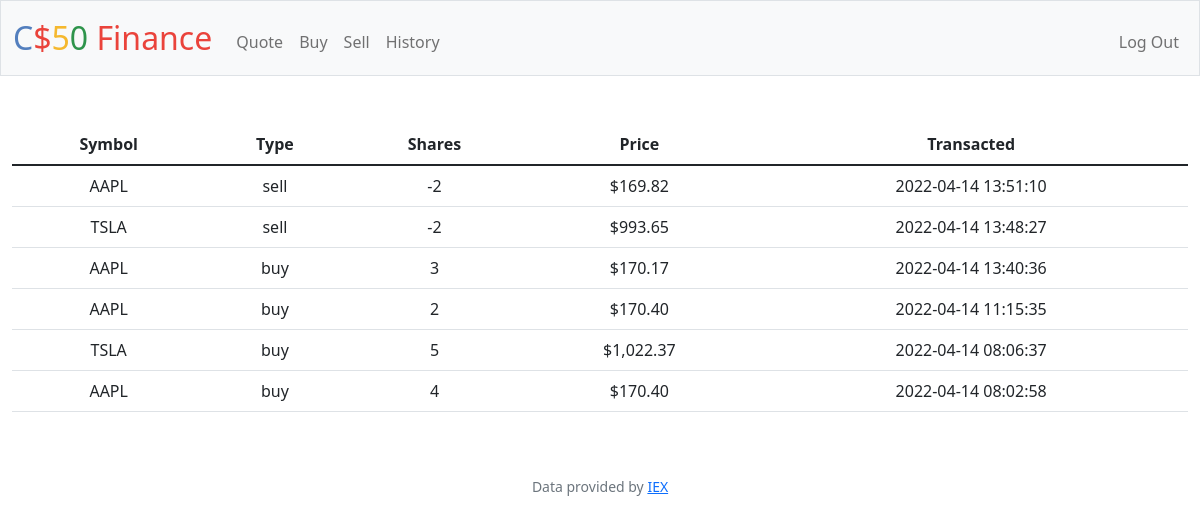
Page /history (signed in) on the earlier database version.
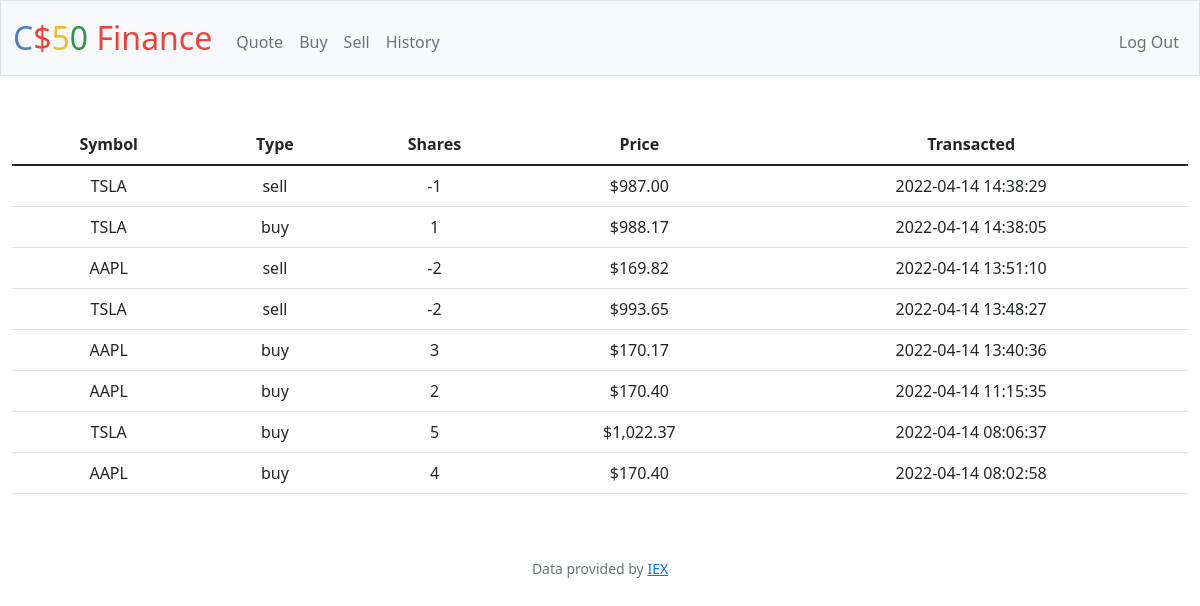
Same page on the later database version.
### tables this page shows
CREATE TABLE transactions (
    id INTEGER PRIMARY KEY AUTOINCREMENT NOT NULL,
    user_id INTEGER NOT NULL,
    stock_name TEXT NOT NULL,
    shares INTEGER NOT NULL,
    price NUMERIC NOT NULL,
    bought_or_sold TEXT NOT NULL,
    symbol TEXT NOT NULL,
    time TIMESTAMP DEFAULT CURRENT_TIMESTAMP,
    FOREIGN KEY(user_id) REFERENCES users(id)
);

### app.py (the view)
@app.route("/history")
@login_required
def history():
    user_id = session["user_id"]
    transactions = db.execute("SELECT price, shares, bought_or_sold, symbol, time FROM transactions WHERE user_id = ? ORDER BY time desc", user_id)
    return render_template("history.html", transactions=transactions, usd=usd)

### app.py (called while the page is built)
@app.after_request
def after_request(response):
    response.headers["Cache-Control"] = "no-cache, no-store, must-revalidate"
    response.headers["Expires"] = 0
    response.headers["Pragma"] = "no-cache"
    return response

### helpers.py (called while the page is built)
def login_required(f):
    @wraps(f)
    def decorated_function(*args, **kwargs):
        if session.get("user_id") is None:
            return redirect("/login")
        return f(*args, **kwargs)
    return decorated_function

def usd(value):
    return f"${value:,.2f}"

### templates/history.html (shortened to what this page needs)
{% extends "layout.html" %}
{% block main %}
    <table class="table">
        <thead>
            <tr>
                <th>Symbol</th>
                <th>Type</th>
                <th>Shares</th>
                <th>Price</th>
                <th>Transacted</th>
            </tr>
        </thead>
        <tbody>
            {% for transaction in transactions %}
            <tr>
                <td>{{ transaction["symbol"].upper() }}</td>
                <td>{{ transaction["bought_or_sold"] }}</td>
                <td>{{ transaction["shares"] }}</td>
                <td>{{ usd(transaction["price"]) }}</td>
                <td>{{ transaction["time"] }}</td>
            </tr>
            {% endfor %}
        </tbody>
    </table>
{% endblock %}

### templates/layout.html (shortened to what this page needs)
<!DOCTYPE html>
<html lang="en">
    <head>
        <link href="https://cdn.jsdelivr.net/npm/bootstrap@5.1.3/dist/css/bootstrap.min.css" rel="stylesheet">
        <link href="/static/styles.css" rel="stylesheet">
    </head>
    <body>
        <nav class="bg-light border navbar navbar-expand-md navbar-light">
            <div class="container-fluid">
                <a class="navbar-brand" href="/"><span class="blue">C</span><span class="red">$</span><span class="yellow">5</span><span class="green">0</span> <span class="red">Finance</span></a>
                <div class="collapse navbar-collapse" id="navbar">
                    {% if session["user_id"] %}
                        <ul class="navbar-nav me-auto mt-2">
                            <li class="nav-item"><a class="nav-link" href="/quote">Quote</a></li>
                            <li class="nav-item"><a class="nav-link" href="/buy">Buy</a></li>
                            <li class="nav-item"><a class="nav-link" href="/sell">Sell</a></li>
                            <li class="nav-item"><a class="nav-link" href="/history">History</a></li>
                        </ul>
                        <ul class="navbar-nav ms-auto mt-2">
                            <li class="nav-item"><a class="nav-link" href="/logout">Log Out</a></li>
                        </ul>
                    {% else %}
                        <ul class="navbar-nav ms-auto mt-2">
                            <li class="nav-item"><a class="nav-link" href="/register">Register</a></li>
                            <li class="nav-item"><a class="nav-link" href="/login">Log In</a></li>
                        </ul>
                    {% endif %}
                </div>
            </div>
        </nav>
        <main class="container-fluid py-5 text-center">
            {% block main %}{% endblock %}
        </main>
        <footer class="mb-5 small text-center text-muted">
            Data provided by <a href="https://iexcloud.io/">IEX</a>
        </footer>
    </body>
</html>

### static/styles.css (style rules this page uses)
nav .navbar-brand { font-size: xx-large; }
nav .navbar-brand .blue { color: #537fbe; }
nav .navbar-brand .red { color: #ea433b; }
nav .navbar-brand .yellow { color: #f5b82e; }
nav .navbar-brand .green { color: #2e944b; }

Differences in the rows shown:
added transactions: price "$987.00"
added transactions: price "$988.17"
